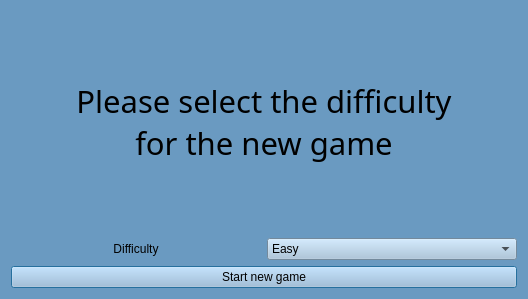
<?xml version="1.0" encoding="UTF-8"?>
<ui version="4.0">
 <class>DifficultyDialog</class>
 <widget class="QDialog" name="DifficultyDialog">
  <property name="geometry">
   <rect>
    <x>0</x>
    <y>0</y>
    <width>528</width>
    <height>299</height>
   </rect>
  </property>
  <property name="windowTitle">
   <string>Dialog</string>
  </property>
  <property name="styleSheet">
   <string notr="true">background-color: #6a9ac1;</string>
  </property>
  <layout class="QVBoxLayout" name="verticalLayout" stretch="2,0,2">
   <item>
    <widget class="QLabel" name="dialogMessage">
     <property name="font">
      <font>
       <family>Tw Cen MT</family>
       <pointsize>23</pointsize>
       <weight>50</weight>
       <italic>false</italic>
       <bold>false</bold>
      </font>
     </property>
     <property name="styleSheet">
      <string notr="true">font: 23pt &quot;Tw Cen MT&quot;;
color: black;</string>
     </property>
     <property name="text">
      <string>Please select the difficulty
for the new game</string>
     </property>
     <property name="alignment">
      <set>Qt::AlignCenter</set>
     </property>
    </widget>
   </item>
   <item>
    <layout class="QHBoxLayout" name="horizontalLayout">
     <item>
      <widget class="QLabel" name="difficultyLabel">
       <property name="styleSheet">
        <string notr="true">font: 20pt &quot;Tw Cen MT&quot;;
color: black;</string>
       </property>
       <property name="text">
        <string>Difficulty</string>
       </property>
       <property name="alignment">
        <set>Qt::AlignCenter</set>
       </property>
      </widget>
     </item>
     <item>
      <widget class="QComboBox" name="difficultySetting">
       <property name="sizePolicy">
        <sizepolicy hsizetype="Preferred" vsizetype="Maximum">
         <horstretch>0</horstretch>
         <verstretch>0</verstretch>
        </sizepolicy>
       </property>
       <property name="styleSheet">
        <string notr="true">font: 20pt &quot;Tw Cen MT&quot;;
color: black;
background-color: #A3C1DA;</string>
       </property>
       <item>
        <property name="text">
         <string>Easy</string>
        </property>
       </item>
       <item>
        <property name="text">
         <string>Medium</string>
        </property>
       </item>
       <item>
        <property name="text">
         <string>Hard</string>
        </property>
       </item>
      </widget>
     </item>
    </layout>
   </item>
   <item>
    <widget class="QPushButton" name="startButton">
     <property name="styleSheet">
      <string notr="true">font: 20pt &quot;Tw Cen MT&quot;;
color: black;
background-color: #A3C1DA;</string>
     </property>
     <property name="text">
      <string>Start new game</string>
     </property>
    </widget>
   </item>
  </layout>
 </widget>
 <resources/>
 <connections/>
</ui>
